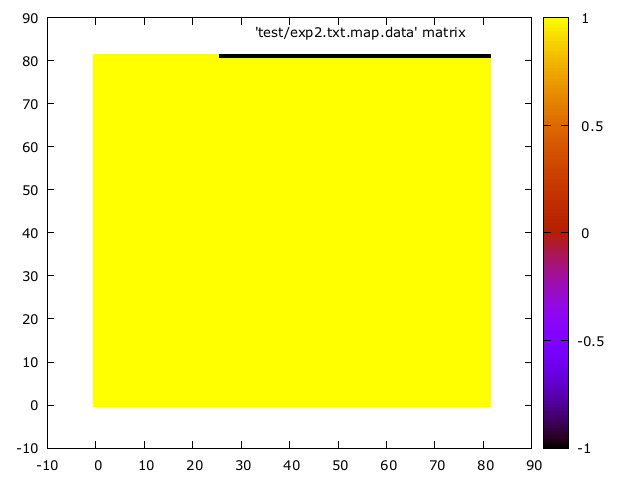

Write gnuplot code to recreate this figure.

set terminal pngcairo enhanced font 'Verdana,10'
set output 'test/exp2.txt.map.png'
plot 'test/exp2.txt.map.data' matrix with image
